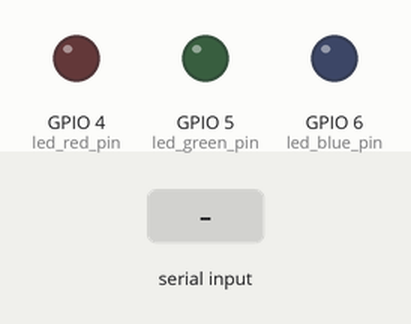
Simulated run of this program. Board: Raspberry Pi (BCM pin numbers). Parts: output pins drawn as LEDs (lit = HIGH). Dashed ring = blinking. The test bench sets the inputs (shaded band). Random numbers come from a fixed seed; what the program prints to the terminal is not drawn. At 6.8 s the program stops and its outputs stay as they are.

Above: at 1.2 s.
1.3 s: "5" typed at the terminal, then Enter
At 1.6 s:
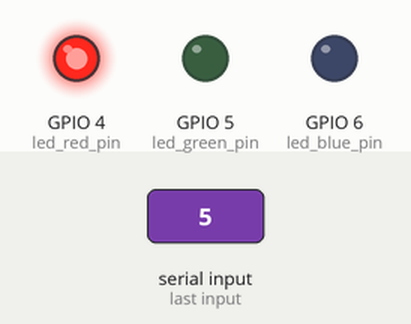
3.3 s: "90" typed at the terminal, then Enter
At 6.6 s:
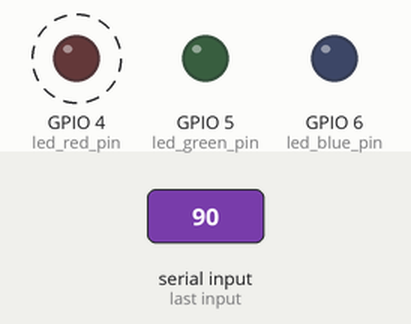
Timing chart, 0 to 8.1 s (numbered marks = the images above; inputs shaded):
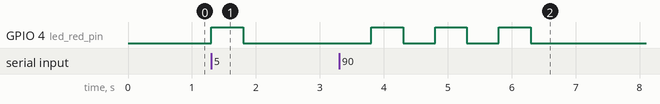

The program:

SSKmission013102.py
```python
import RPi.GPIO as GPIO
import time
import random


##led 초기화
def all_off():
    GPIO.output(led_red_pin,False)
    GPIO.output(led_green_pin,False)
    GPIO.output(led_blue_pin,False)

# GPIO 핀 번호 설정
led_red_pin =4
led_green_pin=5
led_blue_pin=6


#핀모드 설정
#GPIO핀을 사용할때 BCM모드로 사용한다
#각 GPIO포트 456번을 출력으로 변경
GPIO.setmode(GPIO.BCM)
GPIO.setup(led_red_pin,GPIO.OUT)
GPIO.setup(led_green_pin,GPIO.OUT)
GPIO.setup(led_blue_pin,GPIO.OUT)
all_off()

# 패턴생성 인수만큼의
def generatePattern(level):
    ##[random.choices([led_red_pin,led_green_pin,led_blue_pin]) for i in range(level)]
    colors = [led_red_pin, led_green_pin, led_blue_pin]
    result = [random.choice(colors) for i in range(level)]
    return result

# 패턴의 led 점등
def LED_Pattern(pattern):
    for i in pattern:
        GPIO.output(i,True)
        time.sleep(0.5)
        GPIO.output(i,False)
        time.sleep(0.5)
#오답 함수
def LEDwrong():
    all_off()
    time.sleep(0.5)
    for i in range(3):
        GPIO.output(led_red_pin,True)
        time.sleep(0.5)
        GPIO.output(led_red_pin,False)
        time.sleep(0.5)
#정답 함수
def LEDcorrect():
    all_off()
    time.sleep(0.5)
    GPIO.output(led_red_pin,True)
    time.sleep(0.5)
    GPIO.output(led_green_pin,True)
    time.sleep(0.5)
    GPIO.output(led_blue_pin,True)
    time.sleep(0.5)
    all_off()


##메인 로직

print("안녕하세요 LED 패턴 암기 테스트입니다")
level=0
while True:
    #레벨증가
    level+=1

    #키를 입력받으면 시작함
    print("아무키나 입력하세요")
    input()
    print(level,"Level start!")

    #패턴생성
    pattern=generatePattern(level)
    LED_Pattern(pattern)
    print("정답을 입력해주세요. 빨강 = 4, 초록 = 5, 파랑 = 6")
    player_pattern = [0 for i in range(level)]

    #정답 입력 받기
    for i in range(level):
        while True:
            try:
                player_pattern[i]=int(input())
                break
            except:
                print("\n정수값을 입력하세요")

    if pattern == player_pattern:
        print("정답입니다 다음 레벨로 ")
        LEDcorrect()
    else:
        print("오답")
        print("입력한 값은 ", player_pattern ," 입니다")
        print("정답은 ", pattern ," 입니다")
        LEDwrong()
        break


#GPIO포트 초기화
GPIO.cleanup()
```

Measured:
- after the input at 1.3 s, GPIO 4 (led_red_pin): LOW → HIGH at once, → LOW 0.50 s later
- after the input at 3.3 s, GPIO 4 (led_red_pin): alternates HIGH for 0.50 s and LOW for 0.50 s, 6 changes in all, then stays LOW, starting after 0.50 s
